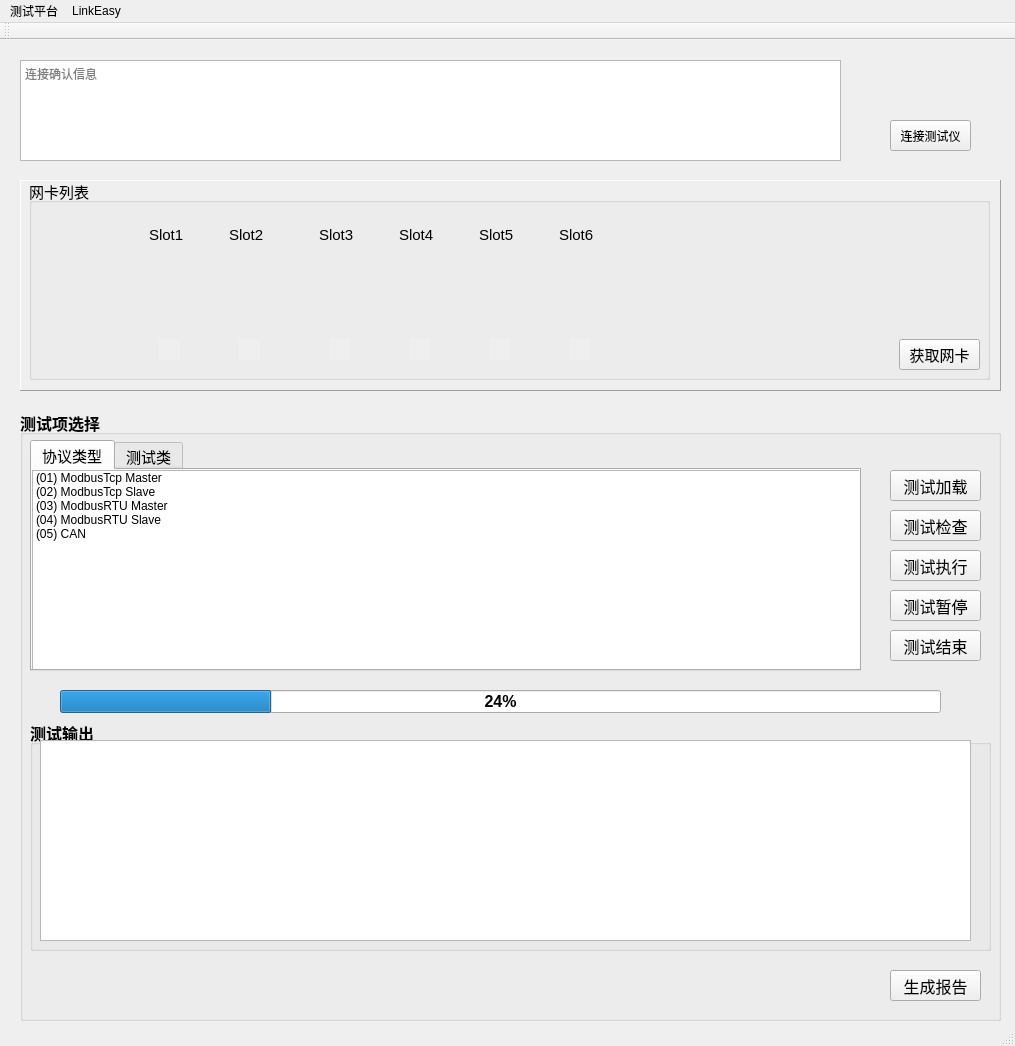
<?xml version="1.0" encoding="UTF-8"?>
<ui version="4.0">
 <class>MainWindow</class>
 <widget class="QMainWindow" name="MainWindow">
  <property name="geometry">
   <rect>
    <x>0</x>
    <y>0</y>
    <width>1015</width>
    <height>1046</height>
   </rect>
  </property>
  <property name="windowTitle">
   <string>MainWindow</string>
  </property>
  <widget class="QWidget" name="centralWidget">
   <widget class="QTextBrowser" name="info_1">
    <property name="geometry">
     <rect>
      <x>20</x>
      <y>20</y>
      <width>821</width>
      <height>101</height>
     </rect>
    </property>
    <property name="placeholderText">
     <string>连接确认信息</string>
    </property>
   </widget>
   <widget class="QPushButton" name="btn_Connect">
    <property name="geometry">
     <rect>
      <x>890</x>
      <y>80</y>
      <width>81</width>
      <height>31</height>
     </rect>
    </property>
    <property name="text">
     <string>连接测试仪</string>
    </property>
   </widget>
   <widget class="QFrame" name="frame">
    <property name="geometry">
     <rect>
      <x>20</x>
      <y>140</y>
      <width>981</width>
      <height>211</height>
     </rect>
    </property>
    <property name="frameShape">
     <enum>QFrame::Panel</enum>
    </property>
    <property name="frameShadow">
     <enum>QFrame::Raised</enum>
    </property>
    <property name="lineWidth">
     <number>1</number>
    </property>
    <property name="midLineWidth">
     <number>0</number>
    </property>
    <widget class="QGroupBox" name="groupBox_2">
     <property name="geometry">
      <rect>
       <x>9</x>
       <y>-1</y>
       <width>961</width>
       <height>201</height>
      </rect>
     </property>
     <property name="font">
      <font>
       <pointsize>11</pointsize>
      </font>
     </property>
     <property name="title">
      <string>网卡列表</string>
     </property>
     <widget class="QLabel" name="c6">
      <property name="geometry">
       <rect>
        <x>540</x>
        <y>160</y>
        <width>21</width>
        <height>21</height>
       </rect>
      </property>
      <property name="autoFillBackground">
       <bool>true</bool>
      </property>
      <property name="text">
       <string/>
      </property>
     </widget>
     <widget class="QLabel" name="c5">
      <property name="geometry">
       <rect>
        <x>460</x>
        <y>160</y>
        <width>21</width>
        <height>21</height>
       </rect>
      </property>
      <property name="autoFillBackground">
       <bool>true</bool>
      </property>
      <property name="text">
       <string/>
      </property>
     </widget>
     <widget class="QLabel" name="c3">
      <property name="geometry">
       <rect>
        <x>300</x>
        <y>160</y>
        <width>21</width>
        <height>21</height>
       </rect>
      </property>
      <property name="autoFillBackground">
       <bool>true</bool>
      </property>
      <property name="text">
       <string/>
      </property>
     </widget>
     <widget class="myLabel" name="l4">
      <property name="geometry">
       <rect>
        <x>370</x>
        <y>70</y>
        <width>41</width>
        <height>111</height>
       </rect>
      </property>
      <property name="frameShape">
       <enum>QFrame::NoFrame</enum>
      </property>
      <property name="text">
       <string/>
      </property>
     </widget>
     <widget class="QLabel" name="c1">
      <property name="geometry">
       <rect>
        <x>130</x>
        <y>160</y>
        <width>21</width>
        <height>21</height>
       </rect>
      </property>
      <property name="autoFillBackground">
       <bool>true</bool>
      </property>
      <property name="text">
       <string/>
      </property>
     </widget>
     <widget class="myLabel" name="l2">
      <property name="geometry">
       <rect>
        <x>200</x>
        <y>70</y>
        <width>41</width>
        <height>111</height>
       </rect>
      </property>
      <property name="frameShape">
       <enum>QFrame::NoFrame</enum>
      </property>
      <property name="text">
       <string/>
      </property>
     </widget>
     <widget class="myLabel" name="l5">
      <property name="geometry">
       <rect>
        <x>450</x>
        <y>70</y>
        <width>41</width>
        <height>111</height>
       </rect>
      </property>
      <property name="frameShape">
       <enum>QFrame::NoFrame</enum>
      </property>
      <property name="text">
       <string/>
      </property>
     </widget>
     <widget class="myLabel" name="l3">
      <property name="geometry">
       <rect>
        <x>290</x>
        <y>70</y>
        <width>41</width>
        <height>111</height>
       </rect>
      </property>
      <property name="frameShape">
       <enum>QFrame::NoFrame</enum>
      </property>
      <property name="text">
       <string/>
      </property>
     </widget>
     <widget class="QLabel" name="c4">
      <property name="geometry">
       <rect>
        <x>380</x>
        <y>160</y>
        <width>21</width>
        <height>21</height>
       </rect>
      </property>
      <property name="autoFillBackground">
       <bool>true</bool>
      </property>
      <property name="text">
       <string/>
      </property>
     </widget>
     <widget class="QLabel" name="c2">
      <property name="geometry">
       <rect>
        <x>210</x>
        <y>160</y>
        <width>21</width>
        <height>21</height>
       </rect>
      </property>
      <property name="autoFillBackground">
       <bool>true</bool>
      </property>
      <property name="text">
       <string/>
      </property>
     </widget>
     <widget class="myLabel" name="l6">
      <property name="geometry">
       <rect>
        <x>530</x>
        <y>70</y>
        <width>41</width>
        <height>111</height>
       </rect>
      </property>
      <property name="frameShape">
       <enum>QFrame::NoFrame</enum>
      </property>
      <property name="text">
       <string/>
      </property>
     </widget>
     <widget class="myLabel" name="l1">
      <property name="geometry">
       <rect>
        <x>120</x>
        <y>70</y>
        <width>41</width>
        <height>111</height>
       </rect>
      </property>
      <property name="frameShape">
       <enum>QFrame::NoFrame</enum>
      </property>
      <property name="text">
       <string/>
      </property>
     </widget>
     <widget class="QPushButton" name="btn_ok">
      <property name="geometry">
       <rect>
        <x>870</x>
        <y>160</y>
        <width>81</width>
        <height>31</height>
       </rect>
      </property>
      <property name="text">
       <string>获取网卡</string>
      </property>
     </widget>
     <widget class="QLabel" name="label">
      <property name="geometry">
       <rect>
        <x>120</x>
        <y>50</y>
        <width>54</width>
        <height>12</height>
       </rect>
      </property>
      <property name="text">
       <string>Slot1</string>
      </property>
     </widget>
     <widget class="QLabel" name="label_2">
      <property name="geometry">
       <rect>
        <x>200</x>
        <y>50</y>
        <width>54</width>
        <height>12</height>
       </rect>
      </property>
      <property name="text">
       <string>Slot2</string>
      </property>
     </widget>
     <widget class="QLabel" name="label_3">
      <property name="geometry">
       <rect>
        <x>290</x>
        <y>50</y>
        <width>54</width>
        <height>12</height>
       </rect>
      </property>
      <property name="text">
       <string>Slot3</string>
      </property>
     </widget>
     <widget class="QLabel" name="label_4">
      <property name="geometry">
       <rect>
        <x>370</x>
        <y>50</y>
        <width>54</width>
        <height>12</height>
       </rect>
      </property>
      <property name="text">
       <string>Slot4</string>
      </property>
     </widget>
     <widget class="QLabel" name="label_5">
      <property name="geometry">
       <rect>
        <x>450</x>
        <y>50</y>
        <width>54</width>
        <height>12</height>
       </rect>
      </property>
      <property name="text">
       <string>Slot5</string>
      </property>
     </widget>
     <widget class="QLabel" name="label_6">
      <property name="geometry">
       <rect>
        <x>530</x>
        <y>50</y>
        <width>54</width>
        <height>12</height>
       </rect>
      </property>
      <property name="text">
       <string>Slot6</string>
      </property>
     </widget>
     <zorder>l1</zorder>
     <zorder>l3</zorder>
     <zorder>l5</zorder>
     <zorder>l6</zorder>
     <zorder>c6</zorder>
     <zorder>c5</zorder>
     <zorder>c3</zorder>
     <zorder>l4</zorder>
     <zorder>c1</zorder>
     <zorder>l2</zorder>
     <zorder>c4</zorder>
     <zorder>c2</zorder>
     <zorder>btn_ok</zorder>
     <zorder>label</zorder>
     <zorder>label_2</zorder>
     <zorder>label_3</zorder>
     <zorder>label_4</zorder>
     <zorder>label_5</zorder>
     <zorder>label_6</zorder>
    </widget>
   </widget>
   <widget class="QGroupBox" name="groupBox">
    <property name="geometry">
     <rect>
      <x>20</x>
      <y>370</y>
      <width>981</width>
      <height>611</height>
     </rect>
    </property>
    <property name="font">
     <font>
      <pointsize>12</pointsize>
      <weight>75</weight>
      <bold>true</bold>
     </font>
    </property>
    <property name="title">
     <string>测试项选择</string>
    </property>
    <widget class="QTabWidget" name="tabWidget">
     <property name="geometry">
      <rect>
       <x>10</x>
       <y>30</y>
       <width>831</width>
       <height>231</height>
      </rect>
     </property>
     <property name="font">
      <font>
       <pointsize>11</pointsize>
       <weight>50</weight>
       <bold>false</bold>
      </font>
     </property>
     <property name="currentIndex">
      <number>0</number>
     </property>
     <property name="usesScrollButtons">
      <bool>false</bool>
     </property>
     <widget class="QWidget" name="tab">
      <attribute name="title">
       <string>协议类型</string>
      </attribute>
      <widget class="QListWidget" name="listWidget">
       <property name="geometry">
        <rect>
         <x>0</x>
         <y>0</y>
         <width>831</width>
         <height>211</height>
        </rect>
       </property>
       <property name="font">
        <font>
         <pointsize>9</pointsize>
        </font>
       </property>
       <item>
        <property name="text">
         <string>(01) ModbusTcp Master</string>
        </property>
       </item>
       <item>
        <property name="text">
         <string>(02) ModbusTcp Slave</string>
        </property>
       </item>
       <item>
        <property name="text">
         <string>(03) ModbusRTU Master</string>
        </property>
       </item>
       <item>
        <property name="text">
         <string>(04) ModbusRTU Slave</string>
        </property>
       </item>
       <item>
        <property name="text">
         <string>(05) CAN</string>
        </property>
       </item>
      </widget>
     </widget>
     <widget class="QWidget" name="tab_2">
      <attribute name="title">
       <string>测试类</string>
      </attribute>
      <widget class="QTextBrowser" name="typeInfo">
       <property name="geometry">
        <rect>
         <x>530</x>
         <y>0</y>
         <width>281</width>
         <height>201</height>
        </rect>
       </property>
       <property name="font">
        <font>
         <weight>50</weight>
         <bold>false</bold>
        </font>
       </property>
      </widget>
      <widget class="QListWidget" name="listWidget_2">
       <property name="geometry">
        <rect>
         <x>0</x>
         <y>0</y>
         <width>531</width>
         <height>211</height>
        </rect>
       </property>
      </widget>
      <zorder>listWidget_2</zorder>
      <zorder>typeInfo</zorder>
     </widget>
    </widget>
    <widget class="QPushButton" name="btn_loadtest">
     <property name="geometry">
      <rect>
       <x>870</x>
       <y>60</y>
       <width>91</width>
       <height>31</height>
      </rect>
     </property>
     <property name="font">
      <font>
       <weight>50</weight>
       <bold>false</bold>
      </font>
     </property>
     <property name="text">
      <string>测试加载</string>
     </property>
    </widget>
    <widget class="QPushButton" name="btn_checktest">
     <property name="geometry">
      <rect>
       <x>870</x>
       <y>100</y>
       <width>91</width>
       <height>31</height>
      </rect>
     </property>
     <property name="font">
      <font>
       <weight>50</weight>
       <bold>false</bold>
      </font>
     </property>
     <property name="text">
      <string>测试检查</string>
     </property>
    </widget>
    <widget class="QPushButton" name="btn_starttest">
     <property name="geometry">
      <rect>
       <x>870</x>
       <y>140</y>
       <width>91</width>
       <height>31</height>
      </rect>
     </property>
     <property name="font">
      <font>
       <weight>50</weight>
       <bold>false</bold>
      </font>
     </property>
     <property name="text">
      <string>测试执行</string>
     </property>
    </widget>
    <widget class="QPushButton" name="btn_pausetest">
     <property name="geometry">
      <rect>
       <x>870</x>
       <y>180</y>
       <width>91</width>
       <height>31</height>
      </rect>
     </property>
     <property name="font">
      <font>
       <weight>50</weight>
       <bold>false</bold>
      </font>
     </property>
     <property name="text">
      <string>测试暂停</string>
     </property>
    </widget>
    <widget class="QPushButton" name="btn_endtest">
     <property name="geometry">
      <rect>
       <x>870</x>
       <y>220</y>
       <width>91</width>
       <height>31</height>
      </rect>
     </property>
     <property name="font">
      <font>
       <weight>50</weight>
       <bold>false</bold>
      </font>
     </property>
     <property name="text">
      <string>测试结束</string>
     </property>
    </widget>
    <widget class="QProgressBar" name="prograssBar">
     <property name="geometry">
      <rect>
       <x>40</x>
       <y>280</y>
       <width>881</width>
       <height>23</height>
      </rect>
     </property>
     <property name="value">
      <number>24</number>
     </property>
     <property name="textVisible">
      <bool>true</bool>
     </property>
     <property name="textDirection">
      <enum>QProgressBar::TopToBottom</enum>
     </property>
    </widget>
    <widget class="QTextBrowser" name="text_info">
     <property name="geometry">
      <rect>
       <x>20</x>
       <y>330</y>
       <width>931</width>
       <height>201</height>
      </rect>
     </property>
     <property name="font">
      <font>
       <pointsize>10</pointsize>
       <weight>50</weight>
       <bold>false</bold>
      </font>
     </property>
    </widget>
    <widget class="QGroupBox" name="groupBox_3">
     <property name="geometry">
      <rect>
       <x>10</x>
       <y>310</y>
       <width>961</width>
       <height>231</height>
      </rect>
     </property>
     <property name="title">
      <string>测试输出</string>
     </property>
    </widget>
    <widget class="QPushButton" name="btn_report">
     <property name="geometry">
      <rect>
       <x>870</x>
       <y>560</y>
       <width>91</width>
       <height>31</height>
      </rect>
     </property>
     <property name="font">
      <font>
       <weight>50</weight>
       <bold>false</bold>
      </font>
     </property>
     <property name="text">
      <string>生成报告</string>
     </property>
    </widget>
    <zorder>groupBox_3</zorder>
    <zorder>tabWidget</zorder>
    <zorder>prograssBar</zorder>
    <zorder>text_info</zorder>
    <zorder>btn_pausetest</zorder>
    <zorder>btn_checktest</zorder>
    <zorder>btn_loadtest</zorder>
    <zorder>btn_endtest</zorder>
    <zorder>btn_starttest</zorder>
    <zorder>btn_report</zorder>
   </widget>
  </widget>
  <widget class="QMenuBar" name="menuBar">
   <property name="geometry">
    <rect>
     <x>0</x>
     <y>0</y>
     <width>1015</width>
     <height>23</height>
    </rect>
   </property>
   <widget class="QMenu" name="menu">
    <property name="title">
     <string>测试平台</string>
    </property>
    <addaction name="actionConnect"/>
    <addaction name="actionDisconnect"/>
    <addaction name="actionConfigure"/>
   </widget>
   <widget class="QMenu" name="menuLinkEasy">
    <property name="title">
     <string>LinkEasy</string>
    </property>
   </widget>
   <addaction name="menu"/>
   <addaction name="menuLinkEasy"/>
  </widget>
  <widget class="QToolBar" name="mainToolBar">
   <attribute name="toolBarArea">
    <enum>TopToolBarArea</enum>
   </attribute>
   <attribute name="toolBarBreak">
    <bool>false</bool>
   </attribute>
  </widget>
  <widget class="QStatusBar" name="statusBar"/>
  <action name="actionConnect">
   <property name="text">
    <string>Connect(&amp;C)</string>
   </property>
  </action>
  <action name="actionDisconnect">
   <property name="text">
    <string>Disconnect(&amp;D)</string>
   </property>
  </action>
  <action name="actionConfigure">
   <property name="text">
    <string>Configure</string>
   </property>
  </action>
 </widget>
 <layoutdefault spacing="6" margin="11"/>
 <customwidgets>
  <customwidget>
   <class>myLabel</class>
   <extends>QLabel</extends>
   <header location="global">mylabel.h</header>
  </customwidget>
 </customwidgets>
 <resources/>
 <connections/>
</ui>
